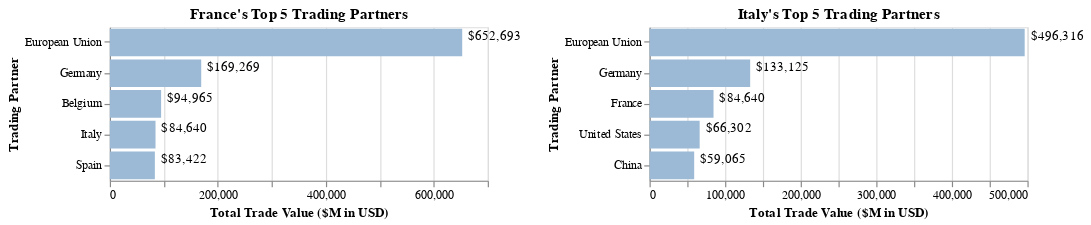

The notebook cell saved with this chart:
### Code cell
#Create European Union version
#Update to Not Duplicate EU and Countries
italy=my_altair.get_altaire_bar_top5_partners_for_matrix('Italy')
france=my_altair.get_altaire_bar_top5_partners_for_matrix('France')
france | italy

### Figure 1 — Vega-Lite specification as saved in the notebook (floating-point values rounded to 4 significant figures)
{"config": {"view": {"continuousWidth": 400, "continuousHeight": 300}}, "hconcat": [{"layer": [{"mark": {"type": "bar", "color": "#9CBAD5"}, "encoding": {"tooltip": {"field": "Total Trade ($M)", "format": "$,.0f", "type": "quantitative"}, "x": {"axis": {"title": "Total Trade Value ($M in USD)"}, "field": "Total Trade ($M)", "type": "quantitative"}, "y": {"axis": {"title": "Trading Partner"}, "field": "Trading Partner", "sort": "-x", "type": "nominal"}}, "selection": {"Year": {"type": "single", "bind": {"input": "range", "max": 2020, "min": 2014, "step": 1}, "fields": ["year"], "init": {"year": 2020}}}}, {"mark": {"type": "text", "align": "left", "dx": 5, "dy": -5}, "encoding": {"text": {"field": "Total Trade ($M)", "format": "$,.0f", "type": "quantitative"}, "x": {"field": "Total Trade ($M)", "type": "quantitative"}, "y": {"axis": null, "field": "Trading Partner", "sort": "-x", "type": "nominal"}}}], "data": {"name": "data-7fe672876a32b3be67e7184c94acc838"}, "height": 130, "resolve": {"scale": {"y": "independent"}}, "title": "France's Top 5 Trading Partners", "transform": [{"filter": {"selection": "Year"}}], "width": 320}, {"layer": [{"mark": {"type": "bar", "color": "#9CBAD5"}, "encoding": {"tooltip": {"field": "Total Trade ($M)", "format": "$,.0f", "type": "quantitative"}, "x": {"axis": {"title": "Total Trade Value ($M in USD)"}, "field": "Total Trade ($M)", "type": "quantitative"}, "y": {"axis": {"title": "Trading Partner"}, "field": "Trading Partner", "sort": "-x", "type": "nominal"}}, "selection": {"Year": {"type": "single", "bind": {"input": "range", "max": 2020, "min": 2014, "step": 1}, "fields": ["year"], "init": {"year": 2020}}}}, {"mark": {"type": "text", "align": "left", "dx": 5, "dy": -5}, "encoding": {"text": {"field": "Total Trade ($M)", "format": "$,.0f", "type": "quantitative"}, "x": {"field": "Total Trade ($M)", "type": "quantitative"}, "y": {"axis": null, "field": "Trading Partner", "sort": "-x", "type": "nominal"}}}], "data": {"name": "data-df2af6a76425780e94df2fe976875e27"}, "height": 130, "resolve": {"scale": {"y": "independent"}}, "title": "Italy's Top 5 Trading Partners", "transform": [{"filter": {"selection": "Year"}}], "width": 320}], "$schema": "https://vega.github.io/schema/vega-lite/v4.17.0.json", "datasets": {"data-7fe672876a32b3be67e7184c94acc838": [{"Trading Partner": "European Union", "Total Trade ($M)": 813200.0, "RtW (%)": 63.3, "Exports ($M)": 355400.0, "RtW (%).1": 58.46, "Imports ($M)": 457800.0, "RtW (%).2": 67.65, "Net Exports ($M)": -102400.0, "Exports Ticker": "998D1132 Index", "Imports Ticker": "132D1998 Index", "country": "France", "year": 2014, "country_exchange_rate": 0.7527, "trading_partner_exchange_rate": null, "rnk": 1}, {"Trading Partner": "Germany", "Total Trade ($M)": 225000.0, "RtW (%)": 17.51, "Exports ($M)": 94970.0, "RtW (%).1": 15.62, "Imports ($M)": 130000.0, "RtW (%).2": 19.22, "Net Exports ($M)": -35080.0, "Exports Ticker": "134D1132 Index", "Imports Ticker": "132D1134 Index", "country": "France", "year": 2014, "country_exchange_rate": 0.7527, "trading_partner_exchange_rate": 0.7527, "rnk": 2}, {"Trading Partner": "Belgium", "Total Trade ($M)": 120300.0, "RtW (%)": 9.37, "Exports ($M)": 45340.0, "RtW (%).1": 7.46, "Imports ($M)": 74980.0, "RtW (%).2": 11.08, "Net Exports ($M)": -29650.0, "Exports Ticker": "124D1132 Index", "Imports Ticker": "132D1124 Index", "country": "France", "year": 2014, "country_exchange_rate": 0.7527, "trading_partner_exchange_rate": 0.7527, "rnk": 3}, {"Trading Partner": "Italy", "Total Trade ($M)": 92050.0, "RtW (%)": 7.16, "Exports ($M)": 40920.0, "RtW (%).1": 6.73, "Imports ($M)": 51130.0, "RtW (%).2": 7.55, "Net Exports ($M)": -10200.0, "Exports Ticker": "136D1132 Index", "Imports Ticker": "132D1136 Index", "country": "France", "year": 2014, "country_exchange_rate": 0.7527, "trading_partner_exchange_rate": 0.7527, "rnk": 4}, {"Trading Partner": "Spain", "Total Trade ($M)": 86210.0, "RtW (%)": 6.71, "Exports ($M)": 42380.0, "RtW (%).1": 6.97, "Imports ($M)": 43830.0, "RtW (%).2": 6.48, "Net Exports ($M)": -1452.0, "Exports Ticker": "184D1132 Index", "Imports Ticker": "132D1184 Index", "country": "France", "year": 2014, "country_exchange_rate": 0.7527, "trading_partner_exchange_rate": 0.7527, "rnk": 5}, {"Trading Partner": "European Union", "Total Trade ($M)": 636300.0, "RtW (%)": 57.7, "Exports ($M)": 267800.0, "RtW (%).1": 50.34, "Imports ($M)": 368500.0, "RtW (%).2": 64.57, "Net Exports ($M)": -100700.0, "Exports Ticker": "998D1132 Index", "Imports Ticker": "132D1998 Index", "country": "France", "year": 2015, "country_exchange_rate": 0.9013, "trading_partner_exchange_rate": null, "rnk": 1}, {"Trading Partner": "Germany", "Total Trade ($M)": 191000.0, "RtW (%)": 17.32, "Exports ($M)": 79610.0, "RtW (%).1": 14.96, "Imports ($M)": 111400.0, "RtW (%).2": 19.51, "Net Exports ($M)": -31750.0, "Exports Ticker": "134D1132 Index", "Imports Ticker": "132D1134 Index", "country": "France", "year": 2015, "country_exchange_rate": 0.9013, "trading_partner_exchange_rate": 0.9013, "rnk": 2}, {"Trading Partner": "Belgium", "Total Trade ($M)": 98120.0, "RtW (%)": 8.9, "Exports ($M)": 35670.0, "RtW (%).1": 6.7, "Imports ($M)": 62450.0, "RtW (%).2": 10.94, "Net Exports ($M)": -26780.0, "Exports Ticker": "124D1132 Index", "Imports Ticker": "132D1124 Index", "country": "France", "year": 2015, "country_exchange_rate": 0.9013, "trading_partner_exchange_rate": 0.9013, "rnk": 3}, {"Trading Partner": "Italy", "Total Trade ($M)": 79640.0, "RtW (%)": 7.22, "Exports ($M)": 35670.0, "RtW (%).1": 6.7, "Imports ($M)": 43960.0, "RtW (%).2": 7.7, "Net Exports ($M)": -8290.0, "Exports Ticker": "136D1132 Index", "Imports Ticker": "132D1136 Index", "country": "France", "year": 2015, "country_exchange_rate": 0.9013, "trading_partner_exchange_rate": 0.9013, "rnk": 4}, {"Trading Partner": "United States", "Total Trade ($M)": 79230.0, "RtW (%)": 7.18, "Exports ($M)": 47760.0, "RtW (%).1": 8.98, "Imports ($M)": 31470.0, "RtW (%).2": 5.51, "Net Exports ($M)": 16290.0, "Exports Ticker": "111D1132 Index", "Imports Ticker": "132D1111 Index", "country": "France", "year": 2015, "country_exchange_rate": 0.9013, "trading_partner_exchange_rate": 1.0, "rnk": 5}, {"Trading Partner": "European Union", "Total Trade ($M)": 640000.0, "RtW (%)": 58.52, "Exports ($M)": 268500.0, "RtW (%).1": 51.04, "Imports ($M)": 371500.0, "RtW (%).2": 65.45, "Net Exports ($M)": -103000.0, "Exports Ticker": "998D1132 Index", "Imports Ticker": "132D1998 Index", "country": "France", "year": 2016, "country_exchange_rate": 0.9034, "trading_partner_exchange_rate": null, "rnk": 1}, {"Trading Partner": "Germany", "Total Trade ($M)": 187500.0, "RtW (%)": 17.14, "Exports ($M)": 77170.0, "RtW (%).1": 14.67, "Imports ($M)": 110300.0, "RtW (%).2": 19.44, "Net Exports ($M)": -33170.0, "Exports Ticker": "134D1132 Index", "Imports Ticker": "132D1134 Index", "country": "France", "year": 2016, "country_exchange_rate": 0.9034, "trading_partner_exchange_rate": 0.9034, "rnk": 2}, {"Trading Partner": "Belgium", "Total Trade ($M)": 96790.0, "RtW (%)": 8.85, "Exports ($M)": 35870.0, "RtW (%).1": 6.82, "Imports ($M)": 60920.0, "RtW (%).2": 10.73, "Net Exports ($M)": -25050.0, "Exports Ticker": "124D1132 Index", "Imports Ticker": "132D1124 Index", "country": "France", "year": 2016, "country_exchange_rate": 0.9034, "trading_partner_exchange_rate": 0.9034, "rnk": 3}, {"Trading Partner": "Italy", "Total Trade ($M)": 81040.0, "RtW (%)": 7.41, "Exports ($M)": 36250.0, "RtW (%).1": 6.89, "Imports ($M)": 44790.0, "RtW (%).2": 7.89, "Net Exports ($M)": -8537.0, "Exports Ticker": "136D1132 Index", "Imports Ticker": "132D1136 Index", "country": "France", "year": 2016, "country_exchange_rate": 0.9034, "trading_partner_exchange_rate": 0.9034, "rnk": 4}, {"Trading Partner": "United States", "Total Trade ($M)": 79710.0, "RtW (%)": 7.29, "Exports ($M)": 46840.0, "RtW (%).1": 8.9, "Imports ($M)": 32870.0, "RtW (%).2": 5.79, "Net Exports ($M)": 13970.0, "Exports Ticker": "111D1132 Index", "Imports Ticker": "132D1111 Index", "country": "France", "year": 2016, "country_exchange_rate": 0.9034, "trading_partner_exchange_rate": 1.0, "rnk": 5}, {"Trading Partner": "European Union", "Total Trade ($M)": 694500.0, "RtW (%)": 58.44, "Exports ($M)": 291000.0, "RtW (%).1": 51.13, "Imports ($M)": 403500.0, "RtW (%).2": 65.15, "Net Exports ($M)": -112500.0, "Exports Ticker": "998D1132 Index", "Imports Ticker": "132D1998 Index", "country": "France", "year": 2017, "country_exchange_rate": 0.8852, "trading_partner_exchange_rate": null, "rnk": 1}, {"Trading Partner": "Germany", "Total Trade ($M)": 193400.0, "RtW (%)": 16.28, "Exports ($M)": 78010.0, "RtW (%).1": 13.71, "Imports ($M)": 115400.0, "RtW (%).2": 18.64, "Net Exports ($M)": -37420.0, "Exports Ticker": "134D1132 Index", "Imports Ticker": "132D1134 Index", "country": "France", "year": 2017, "country_exchange_rate": 0.8852, "trading_partner_exchange_rate": 0.8852, "rnk": 2}, {"Trading Partner": "Belgium", "Total Trade ($M)": 102800.0, "RtW (%)": 8.65, "Exports ($M)": 39010.0, "RtW (%).1": 6.85, "Imports ($M)": 63750.0, "RtW (%).2": 10.29, "Net Exports ($M)": -24740.0, "Exports Ticker": "124D1132 Index", "Imports Ticker": "132D1124 Index", "country": "France", "year": 2017, "country_exchange_rate": 0.8852, "trading_partner_exchange_rate": 0.8852, "rnk": 3}, {"Trading Partner": "Italy", "Total Trade ($M)": 89180.0, "RtW (%)": 7.5, "Exports ($M)": 39610.0, "RtW (%).1": 6.96, "Imports ($M)": 49580.0, "RtW (%).2": 8.0, "Net Exports ($M)": -9969.0, "Exports Ticker": "136D1132 Index", "Imports Ticker": "132D1136 Index", "country": "France", "year": 2017, "country_exchange_rate": 0.8852, "trading_partner_exchange_rate": 0.8852, "rnk": 4}, {"Trading Partner": "Spain", "Total Trade ($M)": 86290.0, "RtW (%)": 7.26, "Exports ($M)": 41880.0, "RtW (%).1": 7.36, "Imports ($M)": 44420.0, "RtW (%).2": 7.17, "Net Exports ($M)": -2544.0, "Exports Ticker": "184D1132 Index", "Imports Ticker": "132D1184 Index", "country": "France", "year": 2017, "country_exchange_rate": 0.8852, "trading_partner_exchange_rate": 0.8852, "rnk": 5}, {"Trading Partner": "European Union", "Total Trade ($M)": 744600.0, "RtW (%)": 57.96, "Exports ($M)": 308200.0, "RtW (%).1": 50.68, "Imports ($M)": 436400.0, "RtW (%).2": 64.51, "Net Exports ($M)": -128200.0, "Exports Ticker": "998D1132 Index", "Imports Ticker": "132D1998 Index", "country": "France", "year": 2018, "country_exchange_rate": 0.8468, "trading_partner_exchange_rate": null, "rnk": 1}, {"Trading Partner": "Germany", "Total Trade ($M)": 204600.0, "RtW (%)": 15.92, "Exports ($M)": 81550.0, "RtW (%).1": 13.41, "Imports ($M)": 123000.0, "RtW (%).2": 18.19, "Net Exports ($M)": -41470.0, "Exports Ticker": "134D1132 Index", "Imports Ticker": "132D1134 Index", "country": "France", "year": 2018, "country_exchange_rate": 0.8468, "trading_partner_exchange_rate": 0.8468, "rnk": 2}, {"Trading Partner": "Belgium", "Total Trade ($M)": 111900.0, "RtW (%)": 8.71, "Exports ($M)": 42940.0, "RtW (%).1": 7.06, "Imports ($M)": 68960.0, "RtW (%).2": 10.2, "Net Exports ($M)": -26030.0, "Exports Ticker": "124D1132 Index", "Imports Ticker": "132D1124 Index", "country": "France", "year": 2018, "country_exchange_rate": 0.8468, "trading_partner_exchange_rate": 0.8468, "rnk": 3}, {"Trading Partner": "Italy", "Total Trade ($M)": 97700.0, "RtW (%)": 7.61, "Exports ($M)": 43290.0, "RtW (%).1": 7.12, "Imports ($M)": 54410.0, "RtW (%).2": 8.04, "Net Exports ($M)": -11110.0, "Exports Ticker": "136D1132 Index", "Imports Ticker": "132D1136 Index", "country": "France", "year": 2018, "country_exchange_rate": 0.8468, "trading_partner_exchange_rate": 0.8468, "rnk": 4}, {"Trading Partner": "Spain", "Total Trade ($M)": 91420.0, "RtW (%)": 7.12, "Exports ($M)": 42980.0, "RtW (%).1": 7.07, "Imports ($M)": 48450.0, "RtW (%).2": 7.16, "Net Exports ($M)": -5472.0, "Exports Ticker": "184D1132 Index", "Imports Ticker": "132D1184 Index", "country": "France", "year": 2018, "country_exchange_rate": 0.8468, "trading_partner_exchange_rate": 0.8468, "rnk": 5}, {"Trading Partner": "European Union", "Total Trade ($M)": 719200.0, "RtW (%)": 56.98, "Exports ($M)": 302000.0, "RtW (%).1": 49.71, "Imports ($M)": 417200.0, "RtW (%).2": 63.73, "Net Exports ($M)": -115200.0, "Exports Ticker": "998D1132 Index", "Imports Ticker": "132D1998 Index", "country": "France", "year": 2019, "country_exchange_rate": 0.8933, "trading_partner_exchange_rate": null, "rnk": 1}, {"Trading Partner": "Germany", "Total Trade ($M)": 193700.0, "RtW (%)": 15.35, "Exports ($M)": 78300.0, "RtW (%).1": 12.89, "Imports ($M)": 115400.0, "RtW (%).2": 17.63, "Net Exports ($M)": -37110.0, "Exports Ticker": "134D1132 Index", "Imports Ticker": "132D1134 Index", "country": "France", "year": 2019, "country_exchange_rate": 0.8933, "trading_partner_exchange_rate": 0.8933, "rnk": 2}, {"Trading Partner": "Belgium", "Total Trade ($M)": 106800.0, "RtW (%)": 8.46, "Exports ($M)": 42580.0, "RtW (%).1": 7.01, "Imports ($M)": 64170.0, "RtW (%).2": 9.8, "Net Exports ($M)": -21590.0, "Exports Ticker": "124D1132 Index", "Imports Ticker": "132D1124 Index", "country": "France", "year": 2019, "country_exchange_rate": 0.8933, "trading_partner_exchange_rate": 0.8933, "rnk": 3}, {"Trading Partner": "United States", "Total Trade ($M)": 94360.0, "RtW (%)": 7.48, "Exports ($M)": 57510.0, "RtW (%).1": 9.47, "Imports ($M)": 36850.0, "RtW (%).2": 5.63, "Net Exports ($M)": 20660.0, "Exports Ticker": "111D1132 Index", "Imports Ticker": "132D1111 Index", "country": "France", "year": 2019, "country_exchange_rate": 0.8933, "trading_partner_exchange_rate": 1.0, "rnk": 4}, {"Trading Partner": "Italy", "Total Trade ($M)": 92050.0, "RtW (%)": 7.29, "Exports ($M)": 39000.0, "RtW (%).1": 6.42, "Imports ($M)": 53050.0, "RtW (%).2": 8.1, "Net Exports ($M)": -14050.0, "Exports Ticker": "136D1132 Index", "Imports Ticker": "132D1136 Index", "country": "France", "year": 2019, "country_exchange_rate": 0.8933, "trading_partner_exchange_rate": 0.8933, "rnk": 5}, {"Trading Partner": "European Union", "Total Trade ($M)": 652700.0, "RtW (%)": 59.32, "Exports ($M)": 268000.0, "RtW (%).1": 51.63, "Imports ($M)": 384700.0, "RtW (%).2": 66.18, "Net Exports ($M)": -116700.0, "Exports Ticker": "998D1132 Index", "Imports Ticker": "132D1998 Index", "country": "France", "year": 2020, "country_exchange_rate": 0.8755, "trading_partner_exchange_rate": null, "rnk": 1}, {"Trading Partner": "Germany", "Total Trade ($M)": 169300.0, "RtW (%)": 15.38, "Exports ($M)": 67830.0, "RtW (%).1": 13.07, "Imports ($M)": 101400.0, "RtW (%).2": 17.45, "Net Exports ($M)": -33600.0, "Exports Ticker": "134D1132 Index", "Imports Ticker": "132D1134 Index", "country": "France", "year": 2020, "country_exchange_rate": 0.8755, "trading_partner_exchange_rate": 0.8755, "rnk": 2}, {"Trading Partner": "Belgium", "Total Trade ($M)": 94960.0, "RtW (%)": 8.63, "Exports ($M)": 38930.0, "RtW (%).1": 7.5, "Imports ($M)": 56040.0, "RtW (%).2": 9.64, "Net Exports ($M)": -17110.0, "Exports Ticker": "124D1132 Index", "Imports Ticker": "132D1124 Index", "country": "France", "year": 2020, "country_exchange_rate": 0.8755, "trading_partner_exchange_rate": 0.8755, "rnk": 3}, {"Trading Partner": "Italy", "Total Trade ($M)": 84640.0, "RtW (%)": 7.69, "Exports ($M)": 35780.0, "RtW (%).1": 6.89, "Imports ($M)": 48860.0, "RtW (%).2": 8.41, "Net Exports ($M)": -13080.0, "Exports Ticker": "136D1132 Index", "Imports Ticker": "132D1136 Index", "country": "France", "year": 2020, "country_exchange_rate": 0.8755, "trading_partner_exchange_rate": 0.8755, "rnk": 4}, {"Trading Partner": "Spain", "Total Trade ($M)": 83420.0, "RtW (%)": 7.58, "Exports ($M)": 37170.0, "RtW (%).1": 7.16, "Imports ($M)": 46260.0, "RtW (%).2": 7.96, "Net Exports ($M)": -9089.0, "Exports Ticker": "184D1132 Index", "Imports Ticker": "132D1184 Index", "country": "France", "year": 2020, "country_exchange_rate": 0.8755, "trading_partner_exchange_rate": 0.8755, "rnk": 5}], "data-df2af6a76425780e94df2fe976875e27": [{"Trading Partner": "European Union", "Total Trade ($M)": 545300.0, "RtW (%)": 54.76, "Exports ($M)": 275000.0, "RtW (%).1": 52.74, "Imports ($M)": 270300.0, "RtW (%).2": 56.98, "Net Exports ($M)": 4677.0, "Exports Ticker": "998D1136 Index", "Imports Ticker": "136D1998 Index", "country": "Italy", "year": 2014, "country_exchange_rate": 0.7527, "trading_partner_exchange_rate": null, "rnk": 1}, {"Trading Partner": "Germany", "Total Trade ($M)": 138000.0, "RtW (%)": 13.86, "Exports ($M)": 65760.0, "RtW (%).1": 12.61, "Imports ($M)": 72280.0, "RtW (%).2": 15.24, "Net Exports ($M)": -6522.0, "Exports Ticker": "134D1136 Index", "Imports Ticker": "136D1134 Index", "country": "Italy", "year": 2014, "country_exchange_rate": 0.7527, "trading_partner_exchange_rate": 0.7527, "rnk": 2}, {"Trading Partner": "France", "Total Trade ($M)": 92050.0, "RtW (%)": 9.24, "Exports ($M)": 51130.0, "RtW (%).1": 9.81, "Imports ($M)": 40920.0, "RtW (%).2": 8.63, "Net Exports ($M)": 10200.0, "Exports Ticker": "132D1136 Index", "Imports Ticker": "136D1132 Index", "country": "Italy", "year": 2014, "country_exchange_rate": 0.7527, "trading_partner_exchange_rate": 0.7527, "rnk": 3}, {"Trading Partner": "United States", "Total Trade ($M)": 58700.0, "RtW (%)": 5.9, "Exports ($M)": 42120.0, "RtW (%).1": 8.08, "Imports ($M)": 16580.0, "RtW (%).2": 3.5, "Net Exports ($M)": 25540.0, "Exports Ticker": "111D1136 Index", "Imports Ticker": "136D1111 Index", "country": "Italy", "year": 2014, "country_exchange_rate": 0.7527, "trading_partner_exchange_rate": 1.0, "rnk": 4}, {"Trading Partner": "China", "Total Trade ($M)": 52550.0, "RtW (%)": 5.28, "Exports ($M)": 19270.0, "RtW (%).1": 3.7, "Imports ($M)": 33280.0, "RtW (%).2": 7.02, "Net Exports ($M)": -14010.0, "Exports Ticker": "924D1136 Index", "Imports Ticker": "136D1924 Index", "country": "Italy", "year": 2014, "country_exchange_rate": 0.7527, "trading_partner_exchange_rate": 6.143, "rnk": 5}, {"Trading Partner": "European Union", "Total Trade ($M)": 443500.0, "RtW (%)": 50.86, "Exports ($M)": 214900.0, "RtW (%).1": 46.61, "Imports ($M)": 228600.0, "RtW (%).2": 55.62, "Net Exports ($M)": -13650.0, "Exports Ticker": "998D1136 Index", "Imports Ticker": "136D1998 Index", "country": "Italy", "year": 2015, "country_exchange_rate": 0.9013, "trading_partner_exchange_rate": null, "rnk": 1}, {"Trading Partner": "Germany", "Total Trade ($M)": 118700.0, "RtW (%)": 13.62, "Exports ($M)": 54860.0, "RtW (%).1": 11.9, "Imports ($M)": 63870.0, "RtW (%).2": 15.54, "Net Exports ($M)": -9009.0, "Exports Ticker": "134D1136 Index", "Imports Ticker": "136D1134 Index", "country": "Italy", "year": 2015, "country_exchange_rate": 0.9013, "trading_partner_exchange_rate": 0.9013, "rnk": 2}, {"Trading Partner": "France", "Total Trade ($M)": 79640.0, "RtW (%)": 9.13, "Exports ($M)": 43960.0, "RtW (%).1": 9.54, "Imports ($M)": 35670.0, "RtW (%).2": 8.68, "Net Exports ($M)": 8290.0, "Exports Ticker": "132D1136 Index", "Imports Ticker": "136D1132 Index", "country": "Italy", "year": 2015, "country_exchange_rate": 0.9013, "trading_partner_exchange_rate": 0.9013, "rnk": 3}, {"Trading Partner": "United States", "Total Trade ($M)": 59760.0, "RtW (%)": 6.85, "Exports ($M)": 44010.0, "RtW (%).1": 9.55, "Imports ($M)": 15750.0, "RtW (%).2": 3.83, "Net Exports ($M)": 28260.0, "Exports Ticker": "111D1136 Index", "Imports Ticker": "136D1111 Index", "country": "Italy", "year": 2015, "country_exchange_rate": 0.9013, "trading_partner_exchange_rate": 1.0, "rnk": 4}, {"Trading Partner": "China", "Total Trade ($M)": 48150.0, "RtW (%)": 5.52, "Exports ($M)": 16780.0, "RtW (%).1": 3.64, "Imports ($M)": 31370.0, "RtW (%).2": 7.63, "Net Exports ($M)": -14580.0, "Exports Ticker": "924D1136 Index", "Imports Ticker": "136D1924 Index", "country": "Italy", "year": 2015, "country_exchange_rate": 0.9013, "trading_partner_exchange_rate": 6.227, "rnk": 5}, {"Trading Partner": "European Union", "Total Trade ($M)": 456400.0, "RtW (%)": 52.42, "Exports ($M)": 222000.0, "RtW (%).1": 47.86, "Imports ($M)": 234400.0, "RtW (%).2": 57.62, "Net Exports ($M)": -12430.0, "Exports Ticker": "998D1136 Index", "Imports Ticker": "136D1998 Index", "country": "Italy", "year": 2016, "country_exchange_rate": 0.9034, "trading_partner_exchange_rate": null, "rnk": 1}, {"Trading Partner": "Germany", "Total Trade ($M)": 124000.0, "RtW (%)": 14.24, "Exports ($M)": 57600.0, "RtW (%).1": 12.42, "Imports ($M)": 66360.0, "RtW (%).2": 16.31, "Net Exports ($M)": -8762.0, "Exports Ticker": "134D1136 Index", "Imports Ticker": "136D1134 Index", "country": "Italy", "year": 2016, "country_exchange_rate": 0.9034, "trading_partner_exchange_rate": 0.9034, "rnk": 2}, {"Trading Partner": "France", "Total Trade ($M)": 81040.0, "RtW (%)": 9.31, "Exports ($M)": 44790.0, "RtW (%).1": 9.66, "Imports ($M)": 36250.0, "RtW (%).2": 8.91, "Net Exports ($M)": 8537.0, "Exports Ticker": "132D1136 Index", "Imports Ticker": "136D1132 Index", "country": "Italy", "year": 2016, "country_exchange_rate": 0.9034, "trading_partner_exchange_rate": 0.9034, "rnk": 3}, {"Trading Partner": "United States", "Total Trade ($M)": 60620.0, "RtW (%)": 6.96, "Exports ($M)": 45220.0, "RtW (%).1": 9.75, "Imports ($M)": 15400.0, "RtW (%).2": 3.79, "Net Exports ($M)": 29820.0, "Exports Ticker": "111D1136 Index", "Imports Ticker": "136D1111 Index", "country": "Italy", "year": 2016, "country_exchange_rate": 0.9034, "trading_partner_exchange_rate": 1.0, "rnk": 4}, {"Trading Partner": "China", "Total Trade ($M)": 47010.0, "RtW (%)": 5.4, "Exports ($M)": 16740.0, "RtW (%).1": 3.61, "Imports ($M)": 30270.0, "RtW (%).2": 7.44, "Net Exports ($M)": -13530.0, "Exports Ticker": "924D1136 Index", "Imports Ticker": "136D1924 Index", "country": "Italy", "year": 2016, "country_exchange_rate": 0.9034, "trading_partner_exchange_rate": 6.644, "rnk": 5}, {"Trading Partner": "European Union", "Total Trade ($M)": 504900.0, "RtW (%)": 52.43, "Exports ($M)": 245400.0, "RtW (%).1": 48.13, "Imports ($M)": 259500.0, "RtW (%).2": 57.26, "Net Exports ($M)": -14090.0, "Exports Ticker": "998D1136 Index", "Imports Ticker": "136D1998 Index", "country": "Italy", "year": 2017, "country_exchange_rate": 0.8852, "trading_partner_exchange_rate": null, "rnk": 1}, {"Trading Partner": "Germany", "Total Trade ($M)": 137100.0, "RtW (%)": 14.24, "Exports ($M)": 62770.0, "RtW (%).1": 12.31, "Imports ($M)": 74310.0, "RtW (%).2": 16.4, "Net Exports ($M)": -11540.0, "Exports Ticker": "134D1136 Index", "Imports Ticker": "136D1134 Index", "country": "Italy", "year": 2017, "country_exchange_rate": 0.8852, "trading_partner_exchange_rate": 0.8852, "rnk": 2}, {"Trading Partner": "France", "Total Trade ($M)": 89180.0, "RtW (%)": 9.26, "Exports ($M)": 49580.0, "RtW (%).1": 9.72, "Imports ($M)": 39610.0, "RtW (%).2": 8.74, "Net Exports ($M)": 9969.0, "Exports Ticker": "132D1136 Index", "Imports Ticker": "136D1132 Index", "country": "Italy", "year": 2017, "country_exchange_rate": 0.8852, "trading_partner_exchange_rate": 0.8852, "rnk": 3}, {"Trading Partner": "United States", "Total Trade ($M)": 66860.0, "RtW (%)": 6.94, "Exports ($M)": 49960.0, "RtW (%).1": 9.8, "Imports ($M)": 16900.0, "RtW (%).2": 3.73, "Net Exports ($M)": 33060.0, "Exports Ticker": "111D1136 Index", "Imports Ticker": "136D1111 Index", "country": "Italy", "year": 2017, "country_exchange_rate": 0.8852, "trading_partner_exchange_rate": 1.0, "rnk": 4}, {"Trading Partner": "China", "Total Trade ($M)": 52530.0, "RtW (%)": 5.46, "Exports ($M)": 20410.0, "RtW (%).1": 4.0, "Imports ($M)": 32120.0, "RtW (%).2": 7.09, "Net Exports ($M)": -11700.0, "Exports Ticker": "924D1136 Index", "Imports Ticker": "136D1924 Index", "country": "Italy", "year": 2017, "country_exchange_rate": 0.8852, "trading_partner_exchange_rate": 6.759, "rnk": 5}, {"Trading Partner": "European Union", "Total Trade ($M)": 555200.0, "RtW (%)": 52.45, "Exports ($M)": 272600.0, "RtW (%).1": 49.08, "Imports ($M)": 282600.0, "RtW (%).2": 56.16, "Net Exports ($M)": -10040.0, "Exports Ticker": "998D1136 Index", "Imports Ticker": "136D1998 Index", "country": "Italy", "year": 2018, "country_exchange_rate": 0.8468, "trading_partner_exchange_rate": null, "rnk": 1}, {"Trading Partner": "Germany", "Total Trade ($M)": 154200.0, "RtW (%)": 14.57, "Exports ($M)": 71310.0, "RtW (%).1": 12.84, "Imports ($M)": 82930.0, "RtW (%).2": 16.48, "Net Exports ($M)": -11620.0, "Exports Ticker": "134D1136 Index", "Imports Ticker": "136D1134 Index", "country": "Italy", "year": 2018, "country_exchange_rate": 0.8468, "trading_partner_exchange_rate": 0.8468, "rnk": 2}, {"Trading Partner": "France", "Total Trade ($M)": 97700.0, "RtW (%)": 9.23, "Exports ($M)": 54410.0, "RtW (%).1": 9.8, "Imports ($M)": 43290.0, "RtW (%).2": 8.6, "Net Exports ($M)": 11110.0, "Exports Ticker": "132D1136 Index", "Imports Ticker": "136D1132 Index", "country": "Italy", "year": 2018, "country_exchange_rate": 0.8468, "trading_partner_exchange_rate": 0.8468, "rnk": 3}, {"Trading Partner": "United States", "Total Trade ($M)": 73570.0, "RtW (%)": 6.95, "Exports ($M)": 54720.0, "RtW (%).1": 9.85, "Imports ($M)": 18850.0, "RtW (%).2": 3.75, "Net Exports ($M)": 35880.0, "Exports Ticker": "111D1136 Index", "Imports Ticker": "136D1111 Index", "country": "Italy", "year": 2018, "country_exchange_rate": 0.8468, "trading_partner_exchange_rate": 1.0, "rnk": 4}, {"Trading Partner": "China", "Total Trade ($M)": 57620.0, "RtW (%)": 5.44, "Exports ($M)": 21170.0, "RtW (%).1": 3.81, "Imports ($M)": 36450.0, "RtW (%).2": 7.24, "Net Exports ($M)": -15280.0, "Exports Ticker": "924D1136 Index", "Imports Ticker": "136D1924 Index", "country": "Italy", "year": 2018, "country_exchange_rate": 0.8468, "trading_partner_exchange_rate": 6.616, "rnk": 5}, {"Trading Partner": "European Union", "Total Trade ($M)": 530400.0, "RtW (%)": 52.13, "Exports ($M)": 260300.0, "RtW (%).1": 47.99, "Imports ($M)": 270100.0, "RtW (%).2": 56.86, "Net Exports ($M)": -9815.0, "Exports Ticker": "998D1136 Index", "Imports Ticker": "136D1998 Index", "country": "Italy", "year": 2019, "country_exchange_rate": 0.8933, "trading_partner_exchange_rate": null, "rnk": 1}, {"Trading Partner": "Germany", "Total Trade ($M)": 141800.0, "RtW (%)": 13.94, "Exports ($M)": 65050.0, "RtW (%).1": 11.99, "Imports ($M)": 76780.0, "RtW (%).2": 16.16, "Net Exports ($M)": -11730.0, "Exports Ticker": "134D1136 Index", "Imports Ticker": "136D1134 Index", "country": "Italy", "year": 2019, "country_exchange_rate": 0.8933, "trading_partner_exchange_rate": 0.8933, "rnk": 2}, {"Trading Partner": "France", "Total Trade ($M)": 92050.0, "RtW (%)": 9.05, "Exports ($M)": 53050.0, "RtW (%).1": 9.78, "Imports ($M)": 39000.0, "RtW (%).2": 8.21, "Net Exports ($M)": 14050.0, "Exports Ticker": "132D1136 Index", "Imports Ticker": "136D1132 Index", "country": "Italy", "year": 2019, "country_exchange_rate": 0.8933, "trading_partner_exchange_rate": 0.8933, "rnk": 3}, {"Trading Partner": "United States", "Total Trade ($M)": 76200.0, "RtW (%)": 7.49, "Exports ($M)": 57160.0, "RtW (%).1": 10.54, "Imports ($M)": 19040.0, "RtW (%).2": 4.01, "Net Exports ($M)": 38120.0, "Exports Ticker": "111D1136 Index", "Imports Ticker": "136D1111 Index", "country": "Italy", "year": 2019, "country_exchange_rate": 0.8933, "trading_partner_exchange_rate": 1.0, "rnk": 4}, {"Trading Partner": "China", "Total Trade ($M)": 56880.0, "RtW (%)": 5.59, "Exports ($M)": 21420.0, "RtW (%).1": 3.95, "Imports ($M)": 35450.0, "RtW (%).2": 7.46, "Net Exports ($M)": -14030.0, "Exports Ticker": "924D1136 Index", "Imports Ticker": "136D1924 Index", "country": "Italy", "year": 2019, "country_exchange_rate": 0.8933, "trading_partner_exchange_rate": 6.908, "rnk": 5}, {"Trading Partner": "European Union", "Total Trade ($M)": 496300.0, "RtW (%)": 53.58, "Exports ($M)": 247100.0, "RtW (%).1": 49.48, "Imports ($M)": 249200.0, "RtW (%).2": 58.38, "Net Exports ($M)": -2094.0, "Exports Ticker": "998D1136 Index", "Imports Ticker": "136D1998 Index", "country": "Italy", "year": 2020, "country_exchange_rate": 0.8755, "trading_partner_exchange_rate": null, "rnk": 1}, {"Trading Partner": "Germany", "Total Trade ($M)": 133100.0, "RtW (%)": 14.37, "Exports ($M)": 63010.0, "RtW (%).1": 12.62, "Imports ($M)": 70120.0, "RtW (%).2": 16.43, "Net Exports ($M)": -7109.0, "Exports Ticker": "134D1136 Index", "Imports Ticker": "136D1134 Index", "country": "Italy", "year": 2020, "country_exchange_rate": 0.8755, "trading_partner_exchange_rate": 0.8755, "rnk": 2}, {"Trading Partner": "France", "Total Trade ($M)": 84640.0, "RtW (%)": 9.14, "Exports ($M)": 48860.0, "RtW (%).1": 9.78, "Imports ($M)": 35780.0, "RtW (%).2": 8.38, "Net Exports ($M)": 13080.0, "Exports Ticker": "132D1136 Index", "Imports Ticker": "136D1132 Index", "country": "Italy", "year": 2020, "country_exchange_rate": 0.8755, "trading_partner_exchange_rate": 0.8755, "rnk": 3}, {"Trading Partner": "United States", "Total Trade ($M)": 66300.0, "RtW (%)": 7.16, "Exports ($M)": 49460.0, "RtW (%).1": 9.91, "Imports ($M)": 16840.0, "RtW (%).2": 3.94, "Net Exports ($M)": 32630.0, "Exports Ticker": "111D1136 Index", "Imports Ticker": "136D1111 Index", "country": "Italy", "year": 2020, "country_exchange_rate": 0.8755, "trading_partner_exchange_rate": 1.0, "rnk": 4}, {"Trading Partner": "China", "Total Trade ($M)": 59060.0, "RtW (%)": 6.38, "Exports ($M)": 22250.0, "RtW (%).1": 4.46, "Imports ($M)": 36820.0, "RtW (%).2": 8.62, "Net Exports ($M)": -14570.0, "Exports Ticker": "924D1136 Index", "Imports Ticker": "136D1924 Index", "country": "Italy", "year": 2020, "country_exchange_rate": 0.8755, "trading_partner_exchange_rate": 6.901, "rnk": 5}]}}
